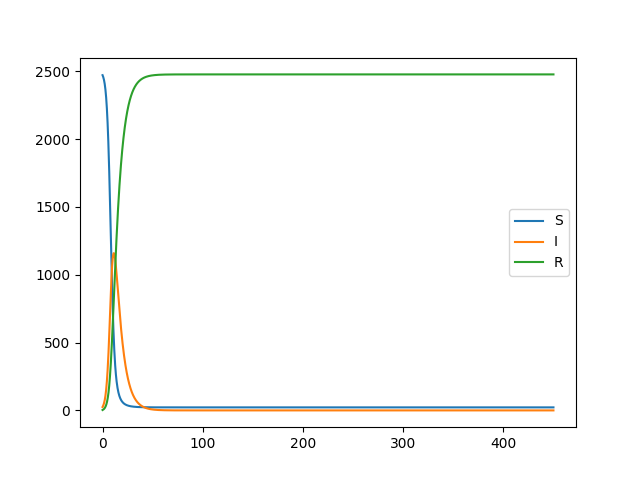

Python code for this plot:
import numpy as np
import matplotlib.pyplot as plt

t0 = 0.0
tn = 450
n = 2500

t = np.linspace(t0,tn,n)
h = t[2] - t[1]

N = 2500
I0 = 25
R0 = 3
S0 = N - I0 - R0

I = np.zeros(n)
R = np.zeros(n)
S = np.zeros(n)

I[0] = I0
R[0] = R0
S[0] = S0

beta = 0.7
gamma = 0.15

for n in range(0, n-1):
    S[n+1] = S[n] - h *(beta/N) *S[n] *I[n]
    I[n+1] = I[n] + h *(beta/N) *S[n] *I[n] - h *gamma *I[n]
    R[n+1] = R[n] + h *gamma *I[n]

plt.plot(t,S,label='S')
plt.plot(t,I,label='I')
plt.plot(t,R,label='R')
plt.legend()
plt.show()
